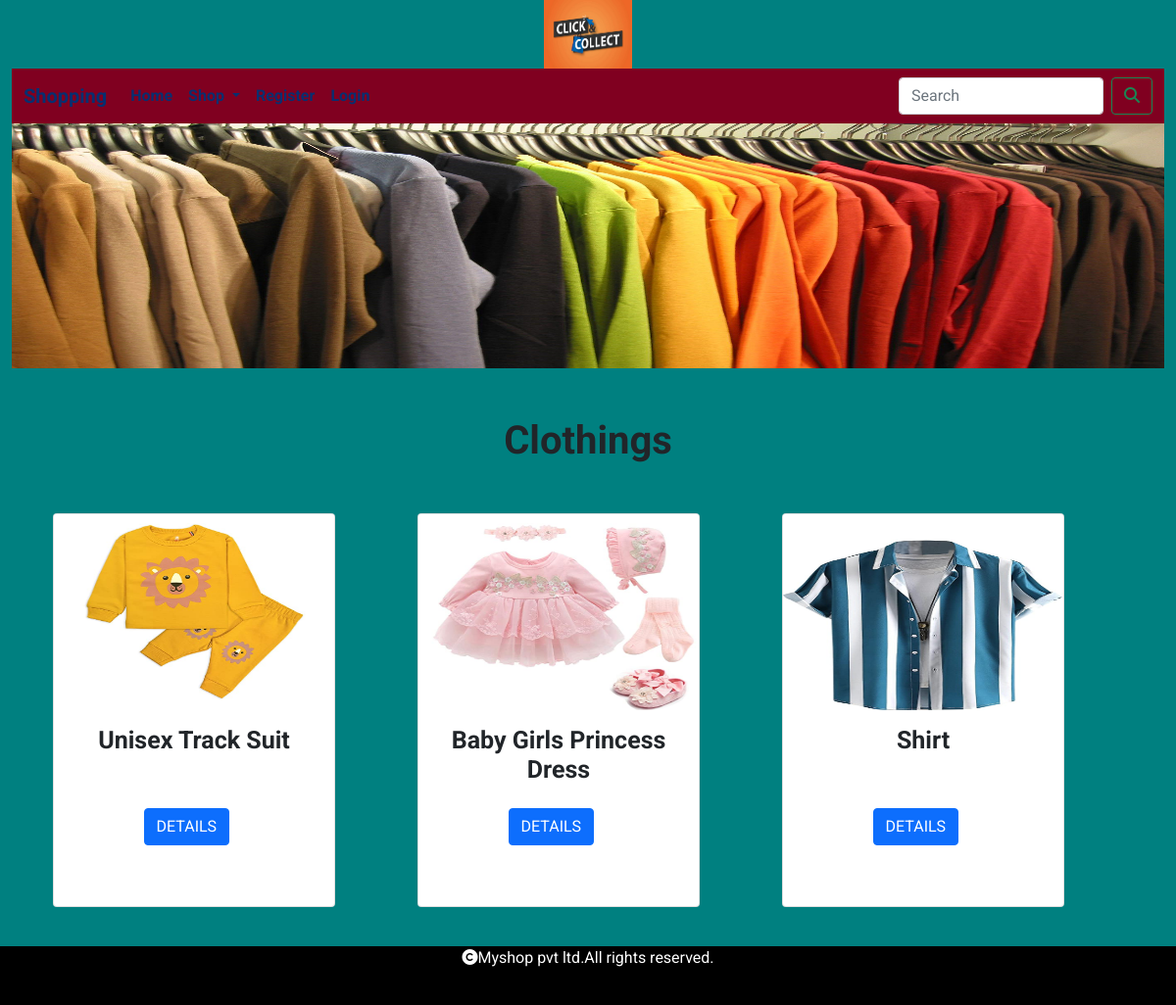
Screenshot of /allproducts/clothings with the database file from the repository.
### shop/models.py (models this page shows, shortened)
class Category(models.Model):
    name=models.CharField(max_length=250,unique=True)
    slug=models.SlugField(max_length=250,unique=True)
    description=models.TextField(blank=True)
    image=models.ImageField(upload_to='shop/category',null=True,blank=True)

class Product(models.Model):
    name=models.CharField(max_length=250,unique=True)
    slug=models.SlugField(max_length=250,unique=True)
    description=models.TextField(blank=True)
    price=models.DecimalField(max_digits=10,decimal_places=2)
    category=models.ForeignKey(Category,on_delete=models.CASCADE)
    image=models.ImageField(upload_to="img/products",null=True,blank=True)
    stock=models.IntegerField()
    available=models.BooleanField(default=True)
    created=models.DateTimeField(auto_now_add=True)
    updated=models.DateTimeField(auto_now=True)

### shop/views.py (the view)
# urls.py: path('allproducts/<slug:cslug>',views.allproducts,name="allproducts"),
def allproducts(request,cslug):
    c=Category.objects.get(slug=cslug)
    p=Product.objects.filter(category__slug=cslug)
    return render(request,'products.html',{'p':p,'c':c})

### cart/context_processors.py (called while the page is built, shortened)
def counter(request):
    item_count=0
    return {'item_count':item_count}

### shop/context_processors.py (called while the page is built)
def menu_links(request):
    links=Category.objects.all()
    return {'links':links}

### templates/products.html (shortened to what this page needs)
{% extends 'base.html' %}
{% load static %}
{% block content %}
<div>
    <img src="{{c.image.url}}" height="250px" width="100%">
</div>
<div style="margin:50px">
    <h1 class="text-center">{{c.name}}</h1>
</div>
<div class="container" style="margin-bottom:100px" >
    <div class="row mx-auto" >
    {% for i in p %}
        <div class="col-4">
            <div class="card" style="width: 18rem;">
            <img src="{{i.image.url}}" style="height:200px;width:100%" class="card-img-top" alt="{{i.name}}">
                <div class="card-body" style="height:200px;width:100%">
                    <h5 class="card-title">{{i.name}}</h5>
                    <a href="{% url 'shop:prodetail' i.slug %}" class="btn btn-primary link"style="position:absolute;top:300px;">DETAILS</a>
                </div>
            </div>
        </div>
    {% endfor %}
    </div>
</div>
{% endblock %}

### templates/base.html (shortened to what this page needs)
<!DOCTYPE html>
{% load static %}
<html lang="en">
<head>
    <link href="https://cdn.jsdelivr.net/npm/bootstrap@5.0.2/dist/css/bootstrap.min.css" rel="stylesheet">
    <link rel="stylesheet" href="{% static 'css/custom.css' %}">
    <link rel="stylesheet" href="https://cdnjs.cloudflare.com/ajax/libs/font-awesome/6.4.0/css/all.min.css">
</head>
<body>
<div class="container-fluid">
    <header>
        <center><img src="{% static 'img/logo5.png' %}" height="70px" width="90px"></center>
            <nav class="navbar navbar-expand-lg navbar-light" style="background-color:#800020;">
                <div class="container-fluid">
                    <a class="navbar-brand" href="#">Shopping</a>
                <div class="collapse navbar-collapse" id="navbarSupportedContent">
                    <ul class="navbar-nav me-auto mb-2 mb-lg-0">
                        <li class="nav-item">
                            <a class="nav-link" aria-current="page" href="{% url 'shop:allprodcat' %}">Home</a>
                        </li>
                        <li class="nav-item dropdown">
                            <a class="nav-link dropdown-toggle" href="#" id="navbarDropdown" role="button" data-bs-toggle="dropdown" aria-expanded="false">
                            </a>
                        </li>
    {% if user.is_authenticated %}
                        <li class="nav-item">
                            <a class="nav-link" aria-current="page" href="{% url 'shop:user_logout' %}">Logout</a>
                        </li>
                        <li class="nav-item">
                            <a class="nav-link" aria-current="page" href="{% url 'cart:cart_view' %}"><i class="fa fa-shopping-cart" aria-hidden="true"></i>{{item_count}}</a>
                        </li>
                        <li class="nav-item">
                            <a class="nav-link" aria-current="page" href="{% url 'cart:orderview' %}">Your Orders</a>
                        </li>
        {% else %}
                        <li class="nav-item">
                            <a class="nav-link" aria-current="page" href="{% url 'shop:register' %}">Register</a>
                        </li>
                        <li class="nav-item">
                            <a class="nav-link" aria-current="page" href="{% url 'shop:user_login' %}">Login</a>
                        </li>
    {% endif %}
                    </ul>
            <form class="d-flex" action="{% url 'search:searchresult' %}" method="POST">
                <input class="form-control me-2" type="search" name="q" placeholder="Search" aria-label="Search">
                 <button class="btn btn-outline-success" type="submit"><i class="fa-sharp fa-solid fa-magnifying-glass"></i></button>
            </form>
                </div>
                </div>
            </nav>
    </header>
            {% block content %}
            {% endblock %}
    <footer class="footer">
        <div>
            <p> <i class="fa-solid fa-copyright"></i>Myshop pvt ltd.All rights reserved.</p>
        </div>
    </footer>
</div>
</body>
</html>

### static/css/custom.css (style rules this page uses)
body { font-family: 'Roboto', sans-serif; background-color:teal; }
.navbar-light .navbar-nav .nav-link,.navbar-light,.navbar-light .navbar-brand { color:rgb(7,47,112); font-weight:bold; }
.footer { position:fixed; left:0; bottom:0; width:100%; height:60px; text-align:center; color:white; background-color:black; }
h5 { font-weight:bold; font-size:25px; text-align:center; }
.link { position:relative; left:32% }
h1 { font-weight:bold; }

### rows the page displays
Category: image (picture), name "Clothings"
Product: image (picture), name "Unisex Track Suit"
Product: image (picture), name "Baby Girls Princess Dress"
Product: image (picture), name "Shirt"
